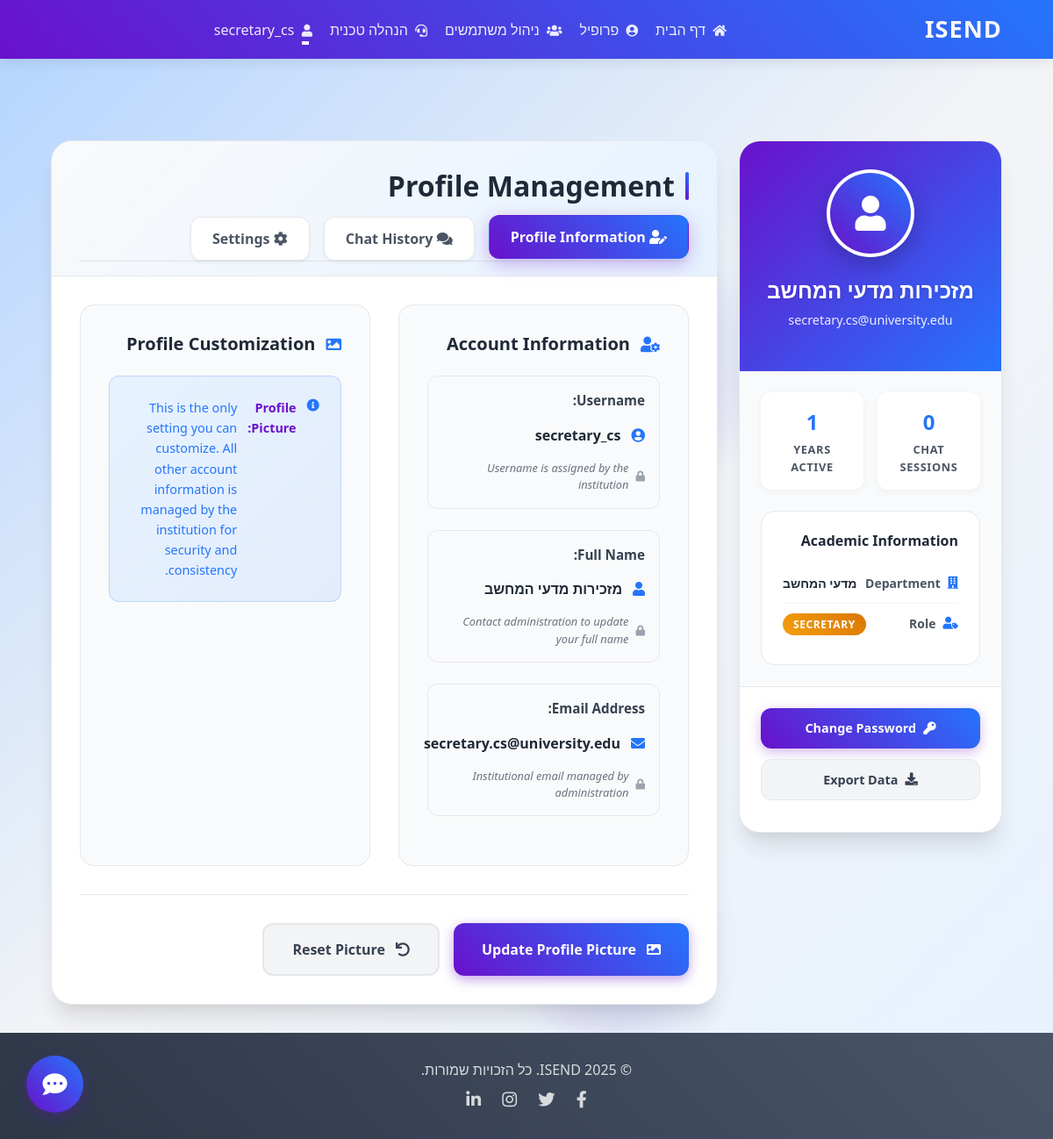
Screenshot of /profile/ (signed in) with the database file from the repository.
### users/models.py (models this page shows, shortened)
class User(AbstractUser):
    DEPARTMENT_CHOICES = [
        ('מדעי המחשב', 'מדעי המחשב'),
        ('הנדסת תוכנה', 'הנדסת תוכנה'),
        ('הנדסת אלקטרוניקה', 'הנדסת אלקטרוניקה'),
    ]
    YEAR_CHOICES = [
        ('1', 'First Year'),
        ('2', 'Second Year'),
        ('3', 'Third Year'),
        ('4', 'Fourth Year'),
        ('5', 'Fifth Year'),
    ]
    is_student = models.BooleanField(default=False)
    is_lecturer = models.BooleanField(default=False)
    is_secretary = models.BooleanField(default=False)
    department = models.CharField(max_length=50, choices=DEPARTMENT_CHOICES, blank=True)
    year = models.CharField(max_length=1, choices=YEAR_CHOICES, blank=True)
    full_name = models.CharField(max_length=150, blank=True, help_text="שם מלא")
    def get_full_name(self):
        if self.full_name:
            return self.full_name
        return super().get_full_name()

### users/views.py (the view)
# urls.py: path('profile/', user_views.profile, name='profile'),
@login_required
def profile(request):
    profile, created = Profile.objects.get_or_create(user=request.user)
    history = ChatHistory.objects.filter(username=request.user.username).order_by('-timestamp')
    if request.method == 'POST':
        u_form = UserUpdateForm(request.POST, instance=request.user)
        p_form = ProfileUpdateForm(request.POST,
                                   request.FILES,
                                   instance=request.user.profile)
        if u_form.is_valid() and p_form.is_valid():
            u_form.save()
            p_form.save()
            messages.success(request, f'Your account has been updated!')
            return redirect('profile')
    else:
        u_form = UserUpdateForm(instance=request.user)
        p_form = ProfileUpdateForm(instance=request.user.profile)
    context = {
        'u_form': u_form,
        'p_form': p_form,
        'history': history
    }
    return render(request, 'users/profile.html', context)

### team19-main/users/templates/users/profile.html (shortened to what this page needs)
{% extends "blog/base.html" %}
{% load crispy_forms_tags %}
{% load static %}
{% block content %}
<div class="profile-container">
    <div class="profile-layout">
        <div class="profile-sidebar">
            <div class="profile-header">
                <div class="profile-avatar-container">
                    <div class="profile-avatar">
                        {% if user.profile.image %}
                            <img src="{{ user.profile.image.url }}" alt="{{ user.username }}'s profile picture">
                        {% else %}
                            <div class="profile-avatar-placeholder">
                                <i class="fas fa-user"></i>
                            </div>
                        {% endif %}
                    </div>
                </div>
                <h1 class="profile-name">{{ user.get_full_name|default:user.username }}</h1>
                <p class="profile-email">{{ user.email }}</p>
            </div>
            <div class="profile-stats">
                <div class="stats-grid">
                    <div class="stat-item">
                        <div class="stat-number">{{ history|length }}</div>
                        <div class="stat-label">Chat Sessions</div>
                    </div>
                    <div class="stat-item">
                        <div class="stat-number"> 1</div>
                        <div class="stat-label">Years Active</div>
                    </div>
                </div>
                <div class="academic-info">
                    <h4 class="academic-title">Academic Information</h4>
                    <div class="info-item">
                        <div class="info-label">
                            <i class="fas fa-building"></i>
                            Department
                        </div>
                        <div class="info-value">
                            {% if user.department %}
                                {{ user.department }}
                            {% else %}
                                <span style="color: var(--gray-400); font-style: italic;">Not assigned</span>
                            {% endif %}
                        </div>
                    </div>
                    <div class="info-item">
                        <div class="info-label">
                            <i class="fas fa-user-tag"></i>
                            Role
                        </div>
                        <div class="info-value">
                            {% if user.is_student %}
                                <span class="role-badge student">Student</span>
                            {% elif user.is_lecturer %}
                                <span class="role-badge lecturer">Lecturer</span>
                            {% elif user.is_secretary %}
                                <span class="role-badge secretary">Secretary</span>
                            {% else %}
                                <span class="role-badge">User</span>
                            {% endif %}
                        </div>
                    </div>
                </div>
            </div>
            <div class="profile-actions">
                <a href="{% url 'change_password_direct' %}" class="action-btn action-btn-primary">
                    <i class="fas fa-key"></i>
                    Change Password
                </a>
                <button class="action-btn action-btn-secondary" onclick="downloadProfile()">
                    <i class="fas fa-download"></i>
                    Export Data
                </button>
            </div>
        </div>
        <div class="profile-main">
            <div class="main-header">
                <h2 class="main-title">
                    Profile Management
                </h2>
                <div class="nav-tabs">
                    <div class="nav-tab active" data-tab="profile-info">
                        <i class="fas fa-user-edit"></i>
                        Profile Information
                    </div>
                    <div class="nav-tab" data-tab="chat-history">
                        <i class="fas fa-comments"></i>
                        Chat History
                    </div>
                    <div class="nav-tab" data-tab="settings">
                        <i class="fas fa-cog"></i>
                        Settings
                    </div>
                </div>
            </div>
            <div class="tab-content active" id="profile-info">
                <form method="POST" enctype="multipart/form-data">
                    <div class="form-grid">
                        <div class="form-section">
                            <h3 class="section-title">
                                <i class="fas fa-user-cog"></i>
                                Account Information
                            </h3>
                            <div class="readonly-field-container">
                                <label class="readonly-field-label">Username:</label>
                                <div class="readonly-field-value">
                                    <i class="fas fa-user-circle"></i>
                                    {{ user.username }}
                                </div>
                                <small class="readonly-field-note">
                                    <i class="fas fa-lock"></i>
                                    Username is assigned by the institution
                                </small>
                            </div>
                            <div class="readonly-field-container">
                                <label class="readonly-field-label">Full Name:</label>
                                <div class="readonly-field-value">
                                    <i class="fas fa-user"></i>
                                    {{ user.get_full_name|default:user.username }}
                                </div>
                                <small class="readonly-field-note">
                                    <i class="fas fa-lock"></i>
                                    Contact administration to update your full name
                                </small>
                            </div>
                            <div class="readonly-field-container">
                                <label class="readonly-field-label">Email Address:</label>
                                <div class="readonly-field-value">
                                    <i class="fas fa-envelope"></i>
                                    {{ user.email }}
                                </div>
                                <small class="readonly-field-note">
                                    <i class="fas fa-lock"></i>
                                    Institutional email managed by administration
                                </small>
                            </div>
                        </div>
                        <div class="form-section">
                            <h3 class="section-title">
                                <i class="fas fa-image"></i>
                                Profile Customization
                            </h3>
                            <div class="customization-notice">
                                <i class="fas fa-info-circle"></i>
                                <strong>Profile Picture:</strong> This is the only setting you can customize. All other account information is managed by the institution for security and consistency.
                            </div>
                        </div>
                    </div>
                    <div class="form-actions">
                        <button type="submit" class="btn-modern btn-primary">
                            <i class="fas fa-image"></i>
                            Update Profile Picture
                        </button>
                        <button type="reset" class="btn-modern btn-secondary">
                            <i class="fas fa-undo"></i>
                            Reset Picture
                        </button>
                    </div>
                </form>
            </div>
        </div>
    </div>
</div>
{% endblock %}

### blog/templates/blog/base.html (shortened to what this page needs)
{% load static %}
<!DOCTYPE html>
<html lang="he" dir="rtl">
<head>
    <link rel="stylesheet" href="https://cdn.jsdelivr.net/npm/bootstrap@5.0.2/dist/css/bootstrap.rtl.min.css">
    <link rel="stylesheet" href="https://cdnjs.cloudflare.com/ajax/libs/font-awesome/5.15.3/css/all.min.css">
    <link rel="stylesheet" type="text/css" href="{% static 'blog/main.css' %}">
</head>
<body>
    <header class="site-header">
        <nav class="navbar navbar-expand-md navbar-dark bg-isend fixed-top">
            <div class="container">
                <a class="navbar-brand me-4" href="{% url 'blog-home' %}">
                    ISEND
                </a>
                <div class="collapse navbar-collapse" id="navbarToggle">
<div class="navbar-nav ms-auto">
    {% if user.is_authenticated and user.is_lecturer %}
        <a class="nav-item nav-link {% if request.resolver_match.url_name == 'lecturer_dashboard' %}active{% endif %}" href="{% url 'lecturer_dashboard' %}">
            <i class="fas fa-home fa-sm me-1"></i> דף הבית
        </a>
         <a class="nav-item nav-link" href="{% url 'profile' %}">
            <i class="fas fa-user-circle fa-sm me-1"></i> פרופיל
        </a>
        <a class="nav-item nav-link" href="{% url 'technicalmanagement' %}">
            <i class="fas fa-headset fa-sm me-1"></i> הנהלה טכנית
        </a>
    {% elif user.is_authenticated and user.is_secretary %}
        <a class="nav-item nav-link {% if request.resolver_match.url_name == 'blog-home' %}active{% endif %}" href="{% url 'blog-home' %}">
            <i class="fas fa-home fa-sm me-1"></i> דף הבית
        </a>
        <a class="nav-item nav-link" href="{% url 'profile' %}">
            <i class="fas fa-user-circle fa-sm me-1"></i> פרופיל
        </a>
        <a class="nav-item nav-link" href="{% url 'secretary_user_list' %}">
            <i class="fas fa-users fa-sm me-1"></i> ניהול משתמשים
        </a>
        <a class="nav-item nav-link" href="{% url 'technicalmanagement' %}">
            <i class="fas fa-headset fa-sm me-1"></i> הנהלה טכנית
        </a>
    {% endif %}
</div>
                    <div class="navbar-nav me-auto">
                        {% if user.is_authenticated %}
                            <div class="nav-item dropdown">
                                <a class="nav-link dropdown-toggle" href="#" id="navbarUserDropdown" role="button" data-bs-toggle="dropdown" aria-expanded="false">
                                    <i class="fas fa-user fa-sm me-1"></i> {{ user.username }}
                                </a>
                            </div>
                        {% endif %}
                    </div>
                </div>
            </div>
        </nav>
    </header>
    <main role="main" class="container {% if has_full_width %}mt-0{% else %}mt-5{% endif %}">
        <div class="row">
            <div class="col-md-12">
                {% block content %}{% endblock %}
            </div>
        </div>
    </main>
    <footer class="footer">
        <div class="container text-center">
            <div class="row">
                <div class="col-md-12">
                    <p class="mb-2">© {% now "Y" %} ISEND. כל הזכויות שמורות.</p>
                    <div>
                        <a href="#"><i class="fab fa-facebook-f"></i></a>
                        <a href="#"><i class="fab fa-twitter"></i></a>
                        <a href="#"><i class="fab fa-instagram"></i></a>
                        <a href="#"><i class="fab fa-linkedin-in"></i></a>
                    </div>
                </div>
            </div>
        </div>
    </footer>
</body>
</html>

### blog/static/blog/main.css (style rules this page uses)
body { background: #fafafa; color: #333333; margin-top: 5rem; }
h1, h2, h3, h4, h5, h6 { color: #444444; }
.site-header .navbar-nav .nav-link { color: #cbd5db; }

### blog/templates/blog/base.html (style rules this page uses)
body { display: flex; flex-direction: column; min-height: 100vh; font-family: 'Rubik', 'Assistant', sans-serif; direction: rtl; text-align: right; overflow-x: hidden; background-color: #f9fafc; }
.bg-isend { background: linear-gradient(45deg, #6a11cb, #2575fc); box-shadow: 0 2px 15px rgba(0, 0, 0, 0.1); }
.navbar-brand { font-weight: 800; font-size: 1.7rem; letter-spacing: 1px; background: linear-gradient(45deg, #ffffff, #f0f0f0); -webkit-background-clip: text; background-clip: text; -webkit-text-fill-color: transparent; transition: all 0.3s ease; }
.site-header .navbar-nav .nav-link { color: rgba(255, 255, 255, 0.9); margin: 0 10px; font-weight: 500; transition: all 0.3s ease; position: relative; padding: 5px 0; }
.site-header .navbar-nav .nav-link:after { content: ''; position: absolute; bottom: 0; right: 0; width: 0; height: 2px; background-color: #fff; transition: width 0.3s ease; }
.footer { background: linear-gradient(45deg, #2d3748, #4a5568); color: rgba(255, 255, 255, 0.8); padding: 30px 0; margin-top: auto; }
.footer a { color: rgba(255, 255, 255, 0.8); margin: 0 10px; transition: all 0.3s ease; font-size: 1.2rem; }
main.container { margin-top: 80px; flex: 1; }

### rows the page displays
User: username "secretary_cs", get_full_name "מזכירות מדעי המחשב", email "secretary.cs@university.edu", department "מדעי המחשב"

### other values shown
{{ history|length }} "0"
